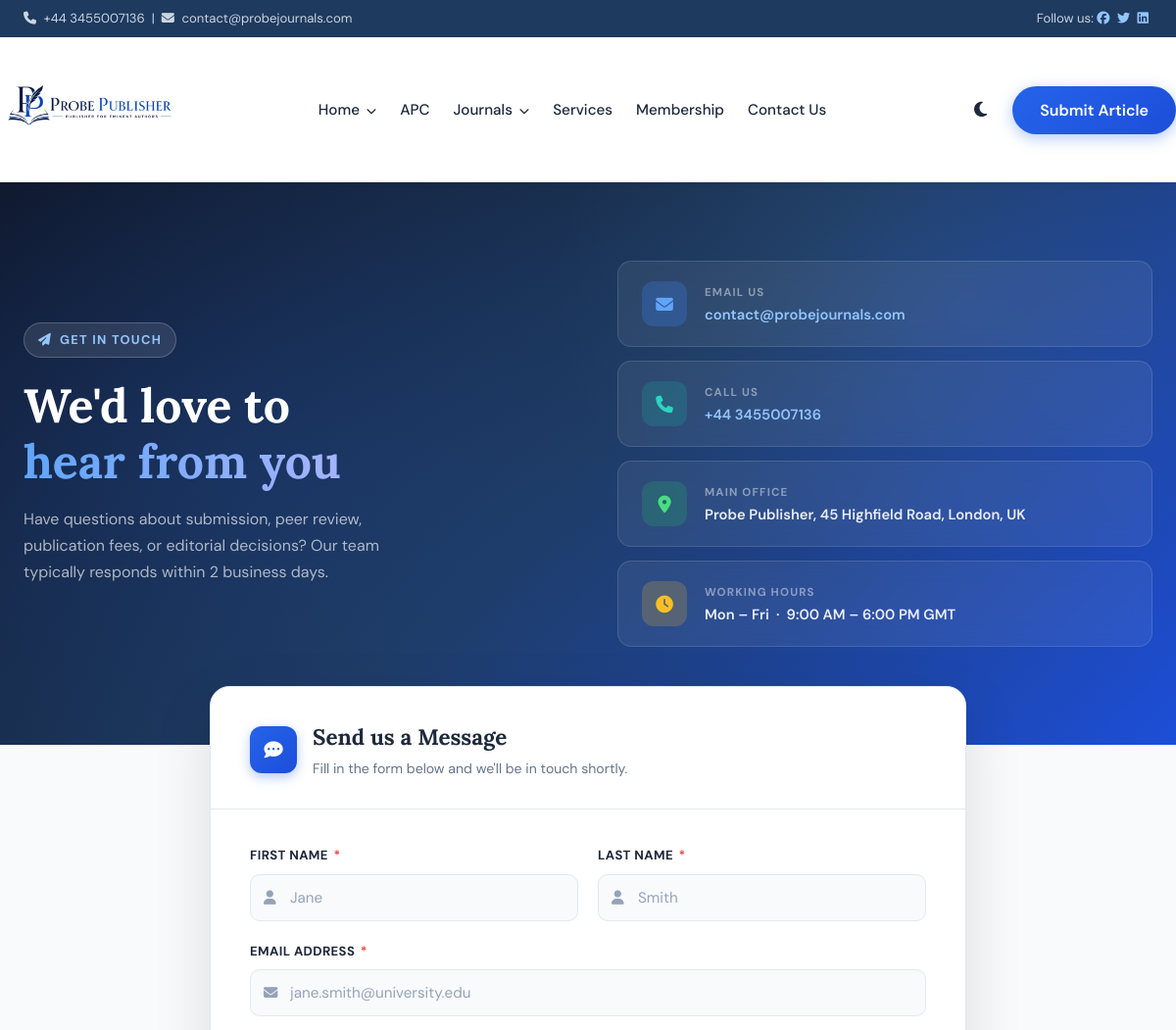
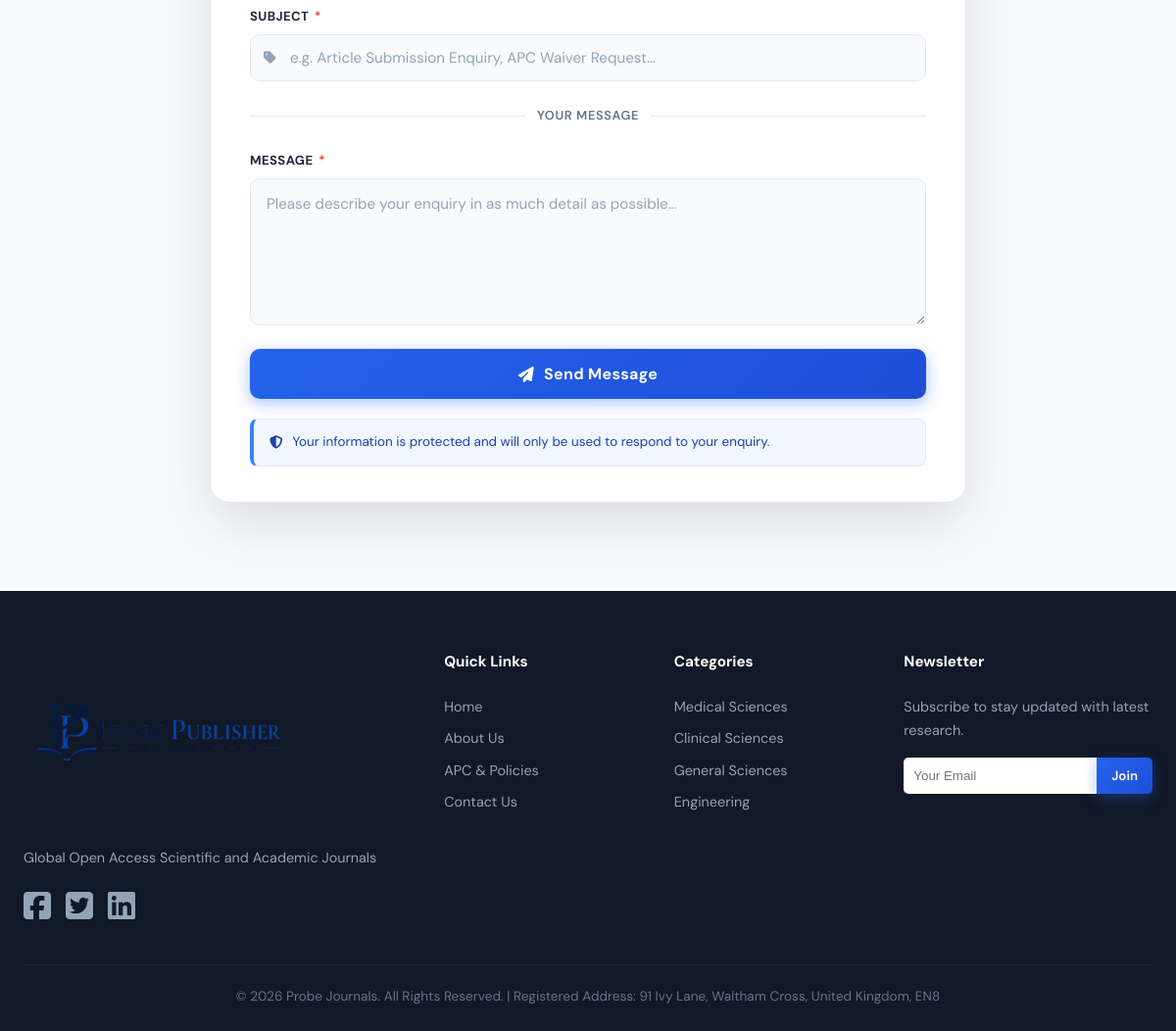
The page /contact.php on the database its author committed (2 pictures, top to bottom).
### tables this page shows
CREATE TABLE IF NOT EXISTS site_settings (
  setting_key VARCHAR(100) PRIMARY KEY,
  setting_value TEXT,
  setting_label VARCHAR(255),
  setting_type ENUM('text','textarea','email','url','number','image') DEFAULT 'text'
);

### includes/functions.php (called while the page is built, shortened)
<?php
function getSiteSetting(string $key, string $default = ''): string {
    $db = getDB();
    $stmt = $db->prepare("SELECT setting_value FROM site_settings WHERE setting_key = ? LIMIT 1");
    $stmt->execute([$key]);
    $result = $stmt->fetch();
    return $result ? $result['setting_value'] : $default;
}

### public/contact.php (the view, shortened to what this page needs)
<?php
require_once __DIR__ . '/../includes/header.php';
$message_sent = false;
?>
<section class="contact-hero">
    <div class="container">
        <div class="contact-hero__grid">
            <div>
                <div class="contact-hero__tag">
                    <i class="fas fa-paper-plane"></i> Get in Touch
                </div>
                <h1 class="contact-hero__title">
                    We'd love to<br><span>hear from you</span>
                </h1>
                <p class="contact-hero__sub">
                    Have questions about submission, peer review, publication fees, or editorial decisions?
                    Our team typically responds within 2 business days.
                </p>
            </div>
            <div class="contact-info-stack">
                <div class="contact-info-card">
                    <div class="contact-info-card__icon contact-info-card__icon--blue">
                        <i class="fas fa-envelope"></i>
                    </div>
                    <div>
                        <div class="contact-info-card__label">Email Us</div>
                        <div class="contact-info-card__value">
                            <a href="mailto:<?php echo getSiteSetting('contact_email'); ?>">
                                <?php echo getSiteSetting('contact_email'); ?>
                            </a>
                        </div>
                    </div>
                </div>
                <div class="contact-info-card">
                    <div class="contact-info-card__icon contact-info-card__icon--teal">
                        <i class="fas fa-phone"></i>
                    </div>
                    <div>
                        <div class="contact-info-card__label">Call Us</div>
                        <div class="contact-info-card__value">
                            <a href="tel:<?php echo preg_replace('/[^+\d]/', '', getSiteSetting('phone')); ?>">
                                <?php echo getSiteSetting('phone'); ?>
                            </a>
                        </div>
                    </div>
                </div>
                <div class="contact-info-card">
                    <div class="contact-info-card__icon contact-info-card__icon--green">
                        <i class="fas fa-map-marker-alt"></i>
                    </div>
                    <div>
                        <div class="contact-info-card__label">Main Office</div>
                        <div class="contact-info-card__value">
                            <?php echo getSiteSetting('address_main'); ?>
                        </div>
                    </div>
                </div>
                <div class="contact-info-card">
                    <div class="contact-info-card__icon contact-info-card__icon--amber">
                        <i class="fas fa-clock"></i>
                    </div>
                    <div>
                        <div class="contact-info-card__label">Working Hours</div>
                        <div class="contact-info-card__value">
                            Mon – Fri &nbsp;·&nbsp; 9:00 AM – 6:00 PM GMT
                        </div>
                    </div>
                </div>
            </div>
        </div>
    </div>
</section>
<div class="contact-body">
    <div class="contact-form-wrapper">
        <div class="contact-form-card">
            <?php if ($message_sent): ?>
            <div class="cf-success">
                <div class="cf-success__circle">
                    <i class="fas fa-check"></i>
                </div>
                <h2>Message Sent!</h2>
                <p>Thank you for reaching out. A member of our editorial team will get back to you within 2 business days.</p>
                <a href="contact.php" class="btn btn-primary">
                    <i class="fas fa-redo" style="margin-right:8px;"></i> Send Another Message
                </a>
            </div>
            <?php else: ?>
            <div class="contact-form-card__header">
                <div class="contact-form-card__header-icon">
                    <i class="fas fa-comment-dots"></i>
                </div>
                <div>
                    <h2>Send us a Message</h2>
                    <p>Fill in the form below and we'll be in touch shortly.</p>
                </div>
            </div>
            <div class="contact-form-card__body">
                <form action="contact.php" method="POST" id="contact-form" novalidate>
                    <div class="cf-row">
                        <div class="cf-group">
                            <label for="first_name">First Name <span class="required">*</span></label>
                            <div class="cf-input-wrap">
                                <input id="first_name" class="cf-input" type="text" name="first_name"
                                       placeholder="Jane" required
                                       value="<?php echo htmlspecialchars($_POST['first_name'] ?? ''); ?>">
                            </div>
                        </div>
                        <div class="cf-group">
                            <label for="last_name">Last Name <span class="required">*</span></label>
                            <div class="cf-input-wrap">
                                <input id="last_name" class="cf-input" type="text" name="last_name"
                                       placeholder="Smith" required
                                       value="<?php echo htmlspecialchars($_POST['last_name'] ?? ''); ?>">
                            </div>
                        </div>
                    </div>
                    <div class="cf-group" style="margin-bottom:20px;">
                        <label for="email">Email Address <span class="required">*</span></label>
                        <div class="cf-input-wrap">
                            <input id="email" class="cf-input" type="email" name="email"
                                   placeholder="jane.smith@university.edu" required
                                   value="<?php echo htmlspecialchars($_POST['email'] ?? ''); ?>">
                        </div>
                    </div>
                    <div class="cf-group" style="margin-bottom:20px;">
                        <label for="subject">Subject <span class="required">*</span></label>
                        <div class="cf-input-wrap">
                            <input id="subject" class="cf-input" type="text" name="subject"
                                   placeholder="e.g. Article Submission Enquiry, APC Waiver Request…" required
                                   value="<?php echo htmlspecialchars($_POST['subject'] ?? ''); ?>">
                        </div>
                    </div>
                    <div class="cf-divider">Your message</div>
                    <div class="cf-group" style="margin-bottom:24px;">
                        <label for="message">Message <span class="required">*</span></label>
                        <textarea id="message" class="cf-textarea" name="message"
                                  placeholder="Please describe your enquiry in as much detail as possible…" required><?php echo htmlspecialchars($_POST['message'] ?? ''); ?></textarea>
                    </div>
                    <button type="submit" class="cf-submit" id="submit-btn">
                        <i class="fas fa-paper-plane"></i>
                        Send Message
                    </button>
                    <div class="cf-note">
                        <i class="fas fa-shield-alt" style="flex-shrink:0;"></i>
                        <span>Your information is protected and will only be used to respond to your enquiry.</span>
                    </div>
                </form>
            </div>
            <?php endif; ?>
        </div>
    </div>
</div>
<?php require_once __DIR__ . '/../includes/footer.php'; ?>

### includes/header.php (shortened to what this page needs)
<?php
require_once __DIR__ . '/functions.php';
?>
<!DOCTYPE html>
<html lang="en">
<head>
    <link rel="stylesheet" href="https://cdnjs.cloudflare.com/ajax/libs/font-awesome/6.5.1/css/all.min.css">
    <link rel="stylesheet" href="<?php echo SITE_URL; ?>/assets/css/main.css">
</head>
<body class="<?php echo isset($body_class) ? $body_class : ''; ?>">
<header>
    <div class="top-bar">
        <div class="container" style="display: flex; justify-content: space-between;">
            <div>
                <i class="fas fa-phone"></i> <?php echo getSiteSetting('phone'); ?> &nbsp;|&nbsp;
                <i class="fas fa-envelope"></i> <?php echo getSiteSetting('contact_email'); ?>
            </div>
            <div>
                Follow us:
                <a href="#"><i class="fab fa-facebook"></i></a>
                <a href="#"><i class="fab fa-twitter"></i></a>
                <a href="#"><i class="fab fa-linkedin"></i></a>
            </div>
        </div>
    </div>
    <div class="container nav-container">
        <a href="<?php echo SITE_URL; ?>" class="logo">
            <img src="<?php echo SITE_URL; ?>/assets/img/probe_publisher_header_v1-removebg-preview.png" alt="<?php echo SITE_NAME; ?>" style="height: 120px; width: auto;">
        </a>
        <nav id="main-nav">
            <ul>
                <li class="dropdown">
                    <a href="<?php echo SITE_URL; ?>">
                        Home <i class="fas fa-chevron-down dropdown-chevron"></i>
                    </a>
                </li>
                <li><a href="<?php echo SITE_URL; ?>/apc.php">APC</a></li>
                <li class="dropdown mega-dropdown">
                    <a href="<?php echo SITE_URL; ?>/list-of-journals.php">
                        Journals <i class="fas fa-chevron-down dropdown-chevron"></i>
                    </a>
                </li>
                <li><a href="<?php echo SITE_URL; ?>/services.php">Services</a></li>
                <li><a href="<?php echo SITE_URL; ?>/membership.php">Membership</a></li>
                <li><a href="<?php echo SITE_URL; ?>/contact.php">Contact Us</a></li>
            </ul>
        </nav>
        <div style="display: flex; align-items: center; gap: 20px;">
            <button class="theme-toggle" id="theme-toggle" title="Toggle Dark Mode">
                <i class="fas fa-moon"></i>
            </button>
            <a href="<?php echo SITE_URL; ?>/submissions.php" class="btn btn-primary">Submit Article</a>
        </div>
    </div>
</header>
<main>

### includes/footer.php (shortened to what this page needs)
</main>
<footer>
    <div class="container">
        <div class="footer-grid">
            <div class="footer-about">
                <img src="<?php echo SITE_URL; ?>/assets/img/probe_publisher_header_v1-removebg-preview.png" alt="<?php echo SITE_NAME; ?>" style="height: 180px; width: auto; margin-bottom: 20px;">
                <p style="color: #94a3b8; font-size: 0.9rem;">
                    <?php echo getSiteSetting('site_tagline'); ?>
                </p>
                <div style="margin-top: 20px; display: flex; gap: 15px;">
                    <a href="#"><i class="fab fa-facebook-square fa-2x"></i></a>
                    <a href="#"><i class="fab fa-twitter-square fa-2x"></i></a>
                    <a href="#"><i class="fab fa-linkedin fa-2x"></i></a>
                </div>
            </div>
            <div class="footer-links">
                <h3 style="color: white; margin-bottom: 20px;">Quick Links</h3>
                <ul style="color: #94a3b8; font-size: 0.9rem;">
                    <li><a href="<?php echo SITE_URL; ?>">Home</a></li>
                    <li><a href="<?php echo SITE_URL; ?>/about.php">About Us</a></li>
                    <li><a href="<?php echo SITE_URL; ?>/apc.php">APC & Policies</a></li>
                    <li><a href="<?php echo SITE_URL; ?>/contact.php">Contact Us</a></li>
                </ul>
            </div>
            <div class="footer-categories">
                <h3 style="color: white; margin-bottom: 20px;">Categories</h3>
                <ul style="color: #94a3b8; font-size: 0.9rem;">
                    <li><a href="#">Medical Sciences</a></li>
                    <li><a href="#">Clinical Sciences</a></li>
                    <li><a href="#">General Sciences</a></li>
                    <li><a href="#">Engineering</a></li>
                </ul>
            </div>
            <div class="footer-newsletter">
                <h3 style="color: white; margin-bottom: 20px;">Newsletter</h3>
                <p style="color: #94a3b8; font-size: 0.9rem; margin-bottom: 15px;">Subscribe to stay updated with latest research.</p>
                <form action="#" method="POST" style="display: flex;">
                    <input type="email" placeholder="Your Email" style="flex: 1; padding: 10px; border-radius: 5px 0 0 5px; border: none;">
                    <button type="submit" class="btn btn-primary" style="padding: 10px 15px; border-radius: 0 5px 5px 0;">Join</button>
                </form>
            </div>
        </div>
        <div class="footer-bottom">
            <p>&copy; <?php echo date('Y'); ?> <?php echo SITE_NAME; ?>. All Rights Reserved. | Registered Address: <?php echo getSiteSetting('address_registered'); ?></p>
        </div>
    </div>
</footer>
</body>
</html>

### public/assets/css/main.css (style rules this page uses)
:root { --indigo: #3B82F6; --indigo-dark: #2563EB; --teal: #60A5FA; --teal-dark: #3B82F6; --purple: #1D4ED8; --bg: #ffffff; --bg-alt: #f8fafc; --card-bg: #ffffff; --text: #1e293b; --muted: #64748b; --border: #e2e8f0; --shadow: 0 2px 16px rgba(0,0,0,0.08); --primary-gradient: linear-gradient(135deg, #2563EB, #1D4ED8); --font-serif: 'Lora', serif; --font-sans: 'DM Sans', sans-serif; --transition: all 0.3s ease; }
* { box-sizing: border-box; margin: 0; padding: 0; }
body { font-family: var(--font-sans); background-color: var(--bg); color: var(--text); line-height: 1.7; transition: background-color 0.3s, color 0.3s; }
h1, h2, h3, h4, h5, h6 { font-family: var(--font-serif); font-weight: 700; }
a { text-decoration: none; color: inherit; transition: var(--transition); }
ul { list-style: none; }
img { max-width: 100%; height: auto; display: block; }
.container { max-width: 1200px; margin: 0 auto; padding: 0 24px; }
.btn { display: inline-block; padding: 11px 28px; border-radius: 50px; font-weight: 600; cursor: pointer; border: none; font-family: var(--font-sans); transition: var(--transition); }
.btn-primary { background: var(--primary-gradient); color: white; box-shadow: 0 4px 15px rgba(37,99,235,0.35); }
header { background: white; box-shadow: 0 2px 10px rgba(0,0,0,0.06); position: sticky; top: 0; z-index: 1000; }
.top-bar { background: #1e3a5f; padding: 8px 0; font-size: 0.82rem; color: #cbd5e1; }
.top-bar a { color: #93c5fd; }
.top-bar i { margin-right: 4px; }
.nav-container { display: flex; justify-content: space-between; align-items: center; padding: 14px 0; }
nav ul { display: flex; gap: 24px; }
nav a { font-weight: 500; font-size: 0.95rem; color: var(--text); }
nav > ul > li > a { padding: 35px 0; margin: -35px 0; display: inline-block; }
nav .dropdown { position: relative; padding-bottom: 30px; margin-bottom: -30px; }
nav .dropdown-chevron { font-size: 0.65rem; margin-left: 3px; transition: transform 0.25s ease; display: inline-block; }
nav .mega-dropdown { position: static; padding-bottom: 30px; margin-bottom: -30px; }
.theme-toggle { background: none; border: none; cursor: pointer; font-size: 1.1rem; color: var(--text); padding: 6px; }
footer { background: #111827; color: white; padding: 60px 0 24px; }
.footer-grid { display: grid; grid-template-columns: 2fr 1fr 1fr 1fr; gap: 40px; margin-bottom: 40px; }
footer a { color: #94a3b8; transition: var(--transition); }
footer li { margin-bottom: 8px; font-size: 0.9rem; }
footer h3 { font-size: 0.95rem; color: white; margin-bottom: 16px; font-family: var(--font-sans); font-weight: 700; }
.footer-bottom { border-top: 1px solid rgba(255,255,255,0.08); padding-top: 20px; text-align: center; font-size: 0.85rem; color: #64748b; }

### rows shown on the page
site_settings: setting_value "+44 3455007136"
site_settings: setting_value "contact@probejournals.com"
site_settings: setting_value "Probe Publisher, 45 Highfield Road, London, UK"
site_settings: setting_value "Global Open Access Scientific and Academic Journals"
site_settings: setting_value "91 Ivy Lane, Waltham Cross, United Kingdom, EN8"

### other values the page prints
SITE_NAME "Probe Journals"
